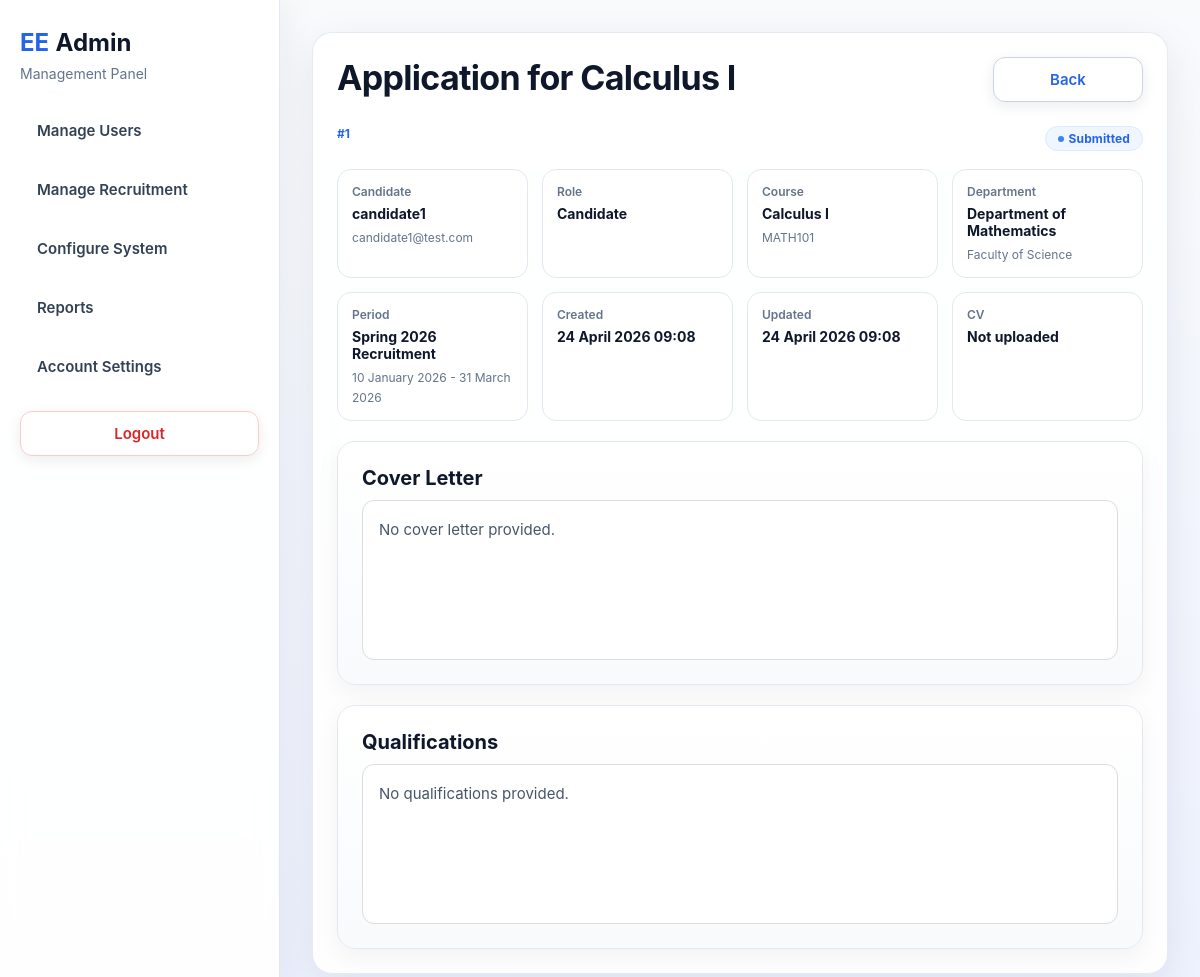
The app's page /modules/admin.php?page=admin_application_view&id=1 (signed in) with its own data.
### tables this page shows
CREATE TABLE applications (
    id                  INT AUTO_INCREMENT PRIMARY KEY,
    user_id             INT NOT NULL,
    course_id           INT NOT NULL,
    period_id           INT NOT NULL,

    title               VARCHAR(150) NOT NULL,
    status              ENUM('draft', 'submitted', 'under_review', 'approved', 'rejected') NOT NULL DEFAULT 'draft',

    cover_letter        TEXT NULL,
    qualifications      TEXT NULL,

    cv_file_path        VARCHAR(255) NULL,
    cv_original_name    VARCHAR(255) NULL,

    created_at          TIMESTAMP DEFAULT CURRENT_TIMESTAMP,
    updated_at          TIMESTAMP DEFAULT CURRENT_TIMESTAMP ON UPDATE CURRENT_TIMESTAMP,

    FOREIGN KEY (user_id) REFERENCES users(id) ON DELETE CASCADE,
    FOREIGN KEY (course_id) REFERENCES courses(id) ON DELETE CASCADE,
    FOREIGN KEY (period_id) REFERENCES recruitment_periods(id) ON DELETE CASCADE
);

CREATE TABLE users (
                       id            INT AUTO_INCREMENT PRIMARY KEY,
                       username      VARCHAR(50)  NOT NULL UNIQUE,
                       email         VARCHAR(100) NOT NULL UNIQUE,
                       password_hash VARCHAR(255) NOT NULL,
                       role          ENUM('admin', 'candidate', 'evaluator', 'hr', 'ee') NOT NULL DEFAULT 'candidate',
                       is_active     TINYINT(1) NOT NULL DEFAULT 1,
                       created_at    TIMESTAMP DEFAULT CURRENT_TIMESTAMP
);

CREATE TABLE courses (
                         id            INT AUTO_INCREMENT PRIMARY KEY,
                         department_id INT NOT NULL,
                         name          VARCHAR(150) NOT NULL,
                         code          VARCHAR(50),
                         FOREIGN KEY (department_id) REFERENCES departments(id) ON DELETE CASCADE
);

CREATE TABLE departments (
                             id            INT AUTO_INCREMENT PRIMARY KEY,
                             faculty_id    INT NOT NULL,
                             name          VARCHAR(100) NOT NULL,
                             FOREIGN KEY (faculty_id) REFERENCES faculties(id) ON DELETE CASCADE
);

CREATE TABLE faculties (
                           id            INT AUTO_INCREMENT PRIMARY KEY,
                           name          VARCHAR(100) NOT NULL UNIQUE
);

CREATE TABLE recruitment_periods (
                                     id            INT AUTO_INCREMENT PRIMARY KEY,
                                     title         VARCHAR(100) NOT NULL,
                                     start_date    DATE NOT NULL,
                                     end_date      DATE NOT NULL,
                                     is_active     TINYINT(1) NOT NULL DEFAULT 1
);

### includes/crud/applications_crud.php (called while the page is built, shortened)
<?php
function getApplicationById(PDO $pdo, int $id): ?array
{
    $stmt = $pdo->prepare("
        SELECT
            a.id,
            a.user_id,
            a.course_id,
            a.period_id,
            a.title,
            a.status,
            a.cover_letter,
            a.qualifications,
            a.cv_file_path,
            a.cv_original_name,
            a.created_at,
            a.updated_at,
            u.username AS candidate_name,
            u.email AS candidate_email,
            u.role AS candidate_role,
            c.name AS course_name,
            c.code AS course_code,
            d.name AS department_name,
            f.name AS faculty_name,
            rp.title AS period_title,
            rp.start_date,
            rp.end_date
        FROM applications a
        INNER JOIN users u ON a.user_id = u.id
        INNER JOIN courses c ON a.course_id = c.id
        INNER JOIN departments d ON c.department_id = d.id
        INNER JOIN faculties f ON d.faculty_id = f.id
        INNER JOIN recruitment_periods rp ON a.period_id = rp.id
        WHERE a.id = :id
        LIMIT 1
    ");
    $stmt->execute([':id' => $id]);
    $application = $stmt->fetch(PDO::FETCH_ASSOC);
    return $application ?: null;
}

### utils/status_utils.php (called while the page is built, shortened)
<?php
function getStatusCssClass(string $status): string
{
    return match ($status) {
        'draft' => 'status-pending',
        'submitted' => 'status-submitted',
        'under_review' => 'status-review',
        'approved' => 'status-approved',
        'rejected' => 'status-rejected',
        default => 'status-pending',
    };
}
function getStatusLabel(string $status): string
{
    return match ($status) {
        'draft'        => 'Draft',
        'submitted'    => 'Submitted',
        'under_review' => 'Under Review',
        'approved'     => 'Approved',
        'rejected'     => 'Rejected',
        default        => ucfirst(str_replace('_', ' ', $status)),
    };
}

### utils/user_utils.php (called while the page is built)
<?php
function getRoleLabel(string $role): string
{
    return match ($role) {
        'admin'      => 'Administrator',
        'evaluator'  => 'Evaluator',
        'candidate'  => 'Candidate',
        'hr'=> 'Human Resources',
        'ee' => "Special Scientist",
        default      => ucfirst(str_replace('_', ' ', $role)),
    };
}

### utils/time_utils.php (called while the page is built, shortened)
<?php
function formatFullDateTime(?string $datetime): string
{
    try {
        $date = new DateTime($datetime);
        return $date->format('d F Y H:i');
    } catch (Exception $e) {
        return $datetime;
    }
}
function formatDate(?string $date): string
{
    try {
        $dt = new DateTime($date);
        return $dt->format('d F Y');
    } catch (Exception $e) {
        return $date;
    }
}

### modules/admin/pages/admin_application_view.php (the view, shortened to what this page needs)
<?php
require_once __DIR__ . '/../../../includes/db.php';
require_once __DIR__ . '/../../../includes/crud/applications_crud.php';
require_once __DIR__ . '/../../../utils/status_utils.php';
require_once __DIR__ . '/../../../utils/user_utils.php';
require_once __DIR__ . '/../../../utils/time_utils.php';
$id = (int) ($_GET['id'] ?? 0);
$application = $id > 0 ? getApplicationById($pdo, $id) : null;
?>
<section class="page-card list-card">
    <div class="list-header">
        <div>
            <h1 class="page-title"><?= htmlspecialchars($application['title'] ?? 'Application Details'); ?></h1>
        </div>
        <div class="list-actions">
            <a href="admin.php?page=applications" class="btn btn-secondary">Back</a>
        </div>
    </div>
    <div class="application-admin-head">
        <span class="application-admin-id">#<?= (int) $application['id']; ?></span>
        <span class="status-pill <?= getStatusCssClass($application['status'] ?? 'draft'); ?>">
            <?= htmlspecialchars(getStatusLabel($application['status'] ?? 'draft')); ?>
        </span>
    </div>
    <div class="application-admin-meta">
        <div>
            <span>Candidate</span>
            <strong><?= htmlspecialchars($application['candidate_name'] ?? 'Unknown candidate'); ?></strong>
            <small><?= htmlspecialchars($application['candidate_email'] ?? 'No email'); ?></small>
        </div>
        <div>
            <span>Role</span>
            <strong><?= htmlspecialchars(getRoleLabel($application['candidate_role'] ?? 'candidate')); ?></strong>
        </div>
        <div>
            <span>Course</span>
            <strong><?= htmlspecialchars($application['course_name'] ?? 'No course'); ?></strong>
            <small><?= htmlspecialchars($application['course_code'] ?? 'No code'); ?></small>
        </div>
        <div>
            <span>Department</span>
            <strong><?= htmlspecialchars($application['department_name'] ?? 'No department'); ?></strong>
            <small><?= htmlspecialchars($application['faculty_name'] ?? 'No faculty'); ?></small>
        </div>
        <div>
            <span>Period</span>
            <strong><?= htmlspecialchars($application['period_title'] ?? 'No period'); ?></strong>
            <small>
                <?= htmlspecialchars(formatDate($application['start_date'] ?? null)); ?>
                -
                <?= htmlspecialchars(formatDate($application['end_date'] ?? null)); ?>
            </small>
        </div>
        <div>
            <span>Created</span>
            <strong><?= htmlspecialchars(formatFullDateTime($application['created_at'] ?? null)); ?></strong>
        </div>
        <div>
            <span>Updated</span>
            <strong><?= htmlspecialchars(formatFullDateTime($application['updated_at'] ?? $application['created_at'] ?? null)); ?></strong>
        </div>
        <div>
            <span>CV</span>
            <?php if (!empty($application['cv_file_path'])): ?>
                <a href="<?= htmlspecialchars($application['cv_file_path']); ?>" target="_blank" class="btn btn-secondary btn-sm-custom">
                    View CV
                </a>
            <?php else: ?>
                <strong>Not uploaded</strong>
            <?php endif; ?>
        </div>
    </div>
    <div class="placeholder-box" style="margin-top: 20px;">
        <h3>Cover Letter</h3>
        <div class="fixed-text-panel">
            <p><?= nl2br(htmlspecialchars($application['cover_letter'] ?: 'No cover letter provided.')); ?></p>
        </div>
    </div>
    <div class="placeholder-box" style="margin-top: 20px;">
        <h3>Qualifications</h3>
        <div class="fixed-text-panel">
            <p><?= nl2br(htmlspecialchars($application['qualifications'] ?: 'No qualifications provided.')); ?></p>
        </div>
    </div>
</section>

### assets/css/style.css (style rules this page uses)
* { margin: 0; padding: 0; box-sizing: border-box; }
body { font-family: "Inter", "Segoe UI", Arial, Helvetica, sans-serif; background: linear-gradient(180deg, #f8fafc 0%, #eef2ff 100%); color: #1f2937; min-height: 100vh; }
a { text-decoration: none; color: inherit; }
.page-card { background: rgba(255, 255, 255, 0.9); border: 1px solid rgba(226, 232, 240, 0.9); border-radius: 20px; box-shadow: 0 12px 40px rgba(15, 23, 42, 0.08); backdrop-filter: blur(10px); }
.page-title { font-size: 34px; font-weight: 700; color: #0f172a; margin-bottom: 8px; letter-spacing: -0.02em; }
.btn { display: inline-flex; align-items: center; justify-content: center; min-width: 150px; padding: 12px 18px; border-radius: 12px; border: 1px solid transparent; font-size: 15px; font-weight: 600; cursor: pointer; transition: all 0.2s ease; box-shadow: 0 4px 14px rgba(15, 23, 42, 0.08); }
.btn-secondary { background-color: #ffffff; color: #2563eb; border-color: #cbd5e1; }
.status-pill { display: inline-flex; align-items: center; gap: 5px; padding: 4px 12px; border-radius: 999px; font-size: 12px; font-weight: 700; letter-spacing: 0.01em; border: 1px solid transparent; white-space: nowrap; }
.status-pill::before { content: ''; width: 6px; height: 6px; border-radius: 50%; flex-shrink: 0; }
.status-submitted { background: #eff6ff; color: #1d4ed8; border-color: #bfdbfe; }
.status-submitted::before { background: #3b82f6; }
.fixed-text-panel { min-height: 160px; max-height: 220px; overflow-y: auto; padding: 16px; border: 1px solid #ddd; border-radius: 12px; background: #fff; line-height: 1.6; }
.fixed-text-panel p { margin: 0; white-space: pre-wrap; }

### assets/css/admin.css (style rules this page uses)
.placeholder-box { background: linear-gradient(180deg, #ffffff 0%, #f8fafc 100%); border: 1px solid #e2e8f0; border-radius: 18px; padding: 24px; box-shadow: 0 8px 24px rgba(15, 23, 42, 0.05); }
.placeholder-box h3 { font-size: 20px; color: #0f172a; margin-bottom: 10px; }
.placeholder-box p { color: #475569; line-height: 1.7; font-size: 15px; }
.application-admin-head { display: flex; justify-content: space-between; align-items: flex-start; gap: 18px; margin-bottom: 18px; flex-wrap: wrap; }
.application-admin-id { display: inline-block; font-size: 12px; font-weight: 700; color: #2563eb; margin-bottom: 6px; }
.application-admin-meta { display: grid; grid-template-columns: repeat(4, minmax(0, 1fr)); gap: 14px; margin-bottom: 18px; }
.application-admin-meta div { background: #ffffff; border: 1px solid #e2e8f0; border-radius: 14px; padding: 14px; }
.application-admin-meta span { display: block; font-size: 12px; color: #64748b; margin-bottom: 6px; font-weight: 600; }
.application-admin-meta strong { display: block; color: #0f172a; font-size: 14px; margin-bottom: 4px; }
.application-admin-meta small { color: #64748b; font-size: 12px; }

### assets/css/list.css (style rules this page uses)
.list-card { padding: 32px; }
.list-header { display: flex; justify-content: space-between; align-items: flex-start; gap: 20px; flex-wrap: wrap; margin-bottom: 24px; }
.list-actions { display: flex; gap: 12px; flex-wrap: wrap; }

### assets/css/dashboard.css (style rules this page uses)
.list-card { padding: 24px; }
.list-header { display: flex; justify-content: space-between; align-items: flex-start; gap: 18px; flex-wrap: wrap; margin-bottom: 20px; }
.list-actions { display: flex; gap: 10px; flex-wrap: wrap; }
.status-submitted { background: #eff6ff; color: #2563eb; border-color: #dbeafe; }
.status-submitted::before { background: #3b82f6; }

### records on screen
applications: title "Application for Calculus I", id "1", status "Submitted", user.username "candidate1", user.email "candidate1@test.com", user.role "Candidate", course.name "Calculus I", course.code "MATH101", departments.name "Department of Mathematics", faculties.name "Faculty of Science", period.title "Spring 2026 Recruitment", period.start_date "10 January 2026", period.end_date "31 March 2026", created_at "24 April 2026 09:08", updated_at "24 April 2026 09:08", cover_letter "No cover letter provided.", qualifications "No qualifications provided."
